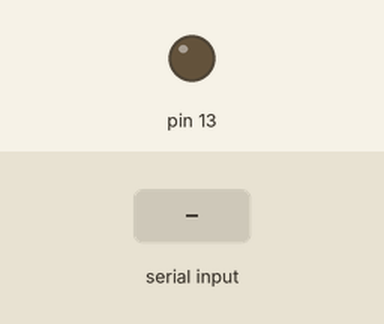
Simulated run of this sketch. Board: Arduino Uno, built with avr-gcc and run on an emulated ATmega328P. On the bench: output pins drawn as LEDs (lit = HIGH). Inputs (shaded band) come from the test bench.

Above: at 1.2 s.
1.3 s: "1" received over Serial
At 2.3 s:
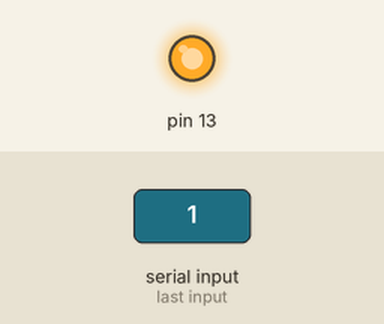
2.8 s: "0" received over Serial
At 3.4 s:
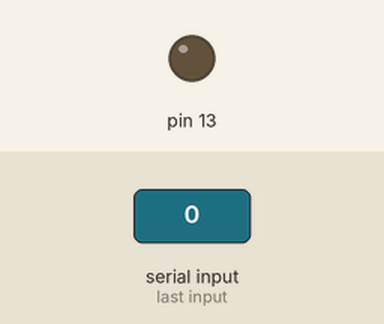
Timing chart, 0 to 5.8 s (numbered marks = the images above; inputs shaded):
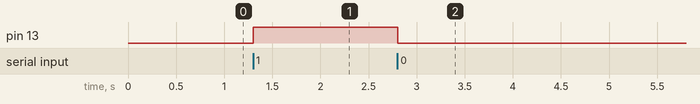

Measured:
- after the input at 1.3 s, pin 13: LOW → HIGH at once
- after the input at 2.8 s, pin 13: HIGH → LOW at once

The sketch:

firstSteps.ino
```cpp
byte lol;
void setup() {
  Serial.begin(9600);
  pinMode(13,1);
}

void loop() {
  if(Serial.available() > 0){
    // received a byte from the PC over the serial port
    lol=Serial.read();

    if(lol=='1'){
      digitalWrite(13,1);
    }else if(lol=='0'){
      digitalWrite(13,0);
    }
  }
  delay(3);
}
```
